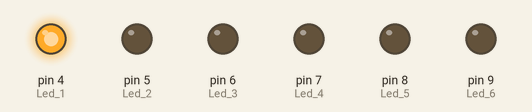
This sketch was run on a simulated Arduino Uno, built with avr-gcc and run on an emulated ATmega328P. On the bench: output pins drawn as LEDs (lit = HIGH).

Above: at 0.1 s.
At 3.1 s:
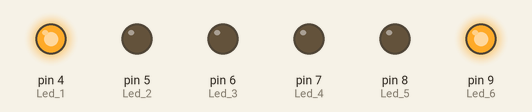
At 5.6 s:
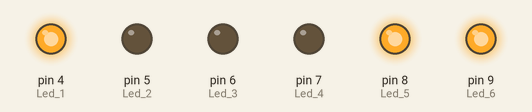
At 11.3 s:
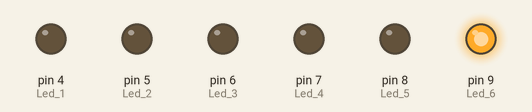
At 16.8 s:
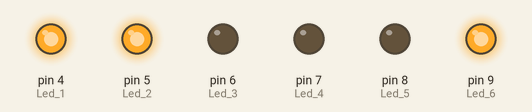
At 22.3 s:
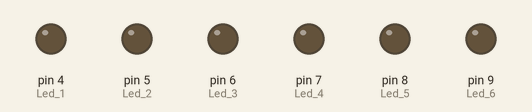
Timing chart, 0 to 23.8 s (numbered marks = the images above):
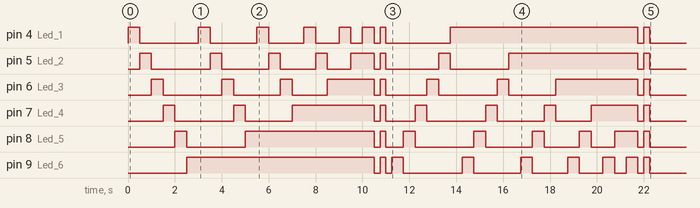

The sketch:

Asendente_y_Desendeste.ino
```cpp
bool Boton_Estado          =  false;
int Estado_dia            =  0;
int Hora                  =  0;
int Estado_Luz            =  0;

const int boton           =  2;
const int Led_1     =  4;
const int Led_2     =  5;
const int Led_3     =  6;
const int Led_4     =  7;
const int Led_5     =  8;
const int Led_6     =  9;

void setup() {
  // put your setup code here, to run once:
  pinMode(Led_1, OUTPUT);
  pinMode(Led_2, OUTPUT);
  pinMode(Led_3, OUTPUT);
  pinMode(Led_4, OUTPUT);
  pinMode(Led_5, OUTPUT);
  pinMode(Led_6, OUTPUT);
  pinMode(boton, INPUT);
}

void loop() {
  // put your main code here, to run repeatedly:
  if (Hora==0){
    digitalWrite(Led_1, HIGH);
    delay(500);
    digitalWrite(Led_1, LOW);
    digitalWrite(Led_2, HIGH);
    delay(500);
    digitalWrite(Led_2, LOW);
    digitalWrite(Led_3, HIGH);
    delay(500);
    digitalWrite(Led_3, LOW);
    digitalWrite(Led_4, HIGH);
    delay(500);
    digitalWrite(Led_4, LOW);
    digitalWrite(Led_5, HIGH);
    delay(500);
    digitalWrite(Led_5, LOW);
    digitalWrite(Led_6, HIGH);
    //------------------------
    delay(500);
    digitalWrite(Led_1, HIGH);
    delay(500);
    digitalWrite(Led_1, LOW);
    digitalWrite(Led_2, HIGH);
    delay(500);
    digitalWrite(Led_2, LOW);
    digitalWrite(Led_3, HIGH);
    delay(500);
    digitalWrite(Led_3, LOW);
    digitalWrite(Led_4, HIGH);
    delay(500);
    digitalWrite(Led_4, LOW);
    digitalWrite(Led_5, HIGH);
    //-----------------------
    delay(500);
    digitalWrite(Led_1, HIGH);
    delay(500);
    digitalWrite(Led_1, LOW);
    digitalWrite(Led_2, HIGH);
    delay(500);
    digitalWrite(Led_2, LOW);
    digitalWrite(Led_3, HIGH);
    delay(500);
    digitalWrite(Led_3, LOW);
    digitalWrite(Led_4, HIGH);
    //------------------------
    delay(500);
    digitalWrite(Led_1, HIGH);
    delay(500);
    digitalWrite(Led_1, LOW);
    digitalWrite(Led_2, HIGH);
    delay(500);
    digitalWrite(Led_2, LOW);
    digitalWrite(Led_3, HIGH);
    //-----------------------
    delay(500);
    digitalWrite(Led_1, HIGH);
    delay(500);
    digitalWrite(Led_1, LOW);
    digitalWrite(Led_2, HIGH);
    //------------------------
    delay(500);
    digitalWrite(Led_1, HIGH);
    //------------------------
    delay(500);
    digitalWrite(Led_1, LOW);
    digitalWrite(Led_2, LOW);
    digitalWrite(Led_3, LOW);
    digitalWrite(Led_4, LOW);
    digitalWrite(Led_5, LOW);
    digitalWrite(Led_6, LOW);
    delay(250);
    digitalWrite(Led_1, HIGH);
    digitalWrite(Led_2, HIGH);
    digitalWrite(Led_3, HIGH);
    digitalWrite(Led_4, HIGH);
    digitalWrite(Led_5, HIGH);
    digitalWrite(Led_6, HIGH);
    delay(250);
    digitalWrite(Led_1, LOW);
    digitalWrite(Led_2, LOW);
    digitalWrite(Led_3, LOW);
    digitalWrite(Led_4, LOW);
    digitalWrite(Led_5, LOW);
    digitalWrite(Led_6, LOW);
    delay(250);
    digitalWrite(Led_6, HIGH);
    delay(500);
    digitalWrite(Led_6, LOW);
    digitalWrite(Led_5, HIGH);
    delay(500);
    digitalWrite(Led_5, LOW);
    digitalWrite(Led_4, HIGH);
    delay(500);
    digitalWrite(Led_4,LOW);
    digitalWrite(Led_3, HIGH);
    delay(500);
    digitalWrite(Led_3,LOW);
    digitalWrite(Led_2, HIGH);
    delay(500);
    digitalWrite(Led_2, LOW);
    digitalWrite(Led_1, HIGH);
    //--------------------------
    delay(500);
    digitalWrite(Led_6, HIGH);
    delay(500);
    digitalWrite(Led_6, LOW);
    digitalWrite(Led_5, HIGH);
    delay(500);
    digitalWrite(Led_5, LOW);
    digitalWrite(Led_4, HIGH);
    delay(500);
    digitalWrite(Led_4,LOW);
    digitalWrite(Led_3, HIGH);
    delay(500);
    digitalWrite(Led_3,LOW);
    digitalWrite(Led_2, HIGH);
    //--------------------------
    delay(500);
    digitalWrite(Led_6, HIGH);
    delay(500);
    digitalWrite(Led_6, LOW);
    digitalWrite(Led_5, HIGH);
    delay(500);
    digitalWrite(Led_5, LOW);
    digitalWrite(Led_4, HIGH);
    delay(500);
    digitalWrite(Led_4,LOW);
    digitalWrite(Led_3, HIGH);
    //--------------------------
    delay(500);
    digitalWrite(Led_6, HIGH);
    delay(500);
    digitalWrite(Led_6, LOW);
    digitalWrite(Led_5, HIGH);
    delay(500);
    digitalWrite(Led_5, LOW);
    digitalWrite(Led_4, HIGH);
    //--------------------------
    delay(500);
    digitalWrite(Led_6, HIGH);
    delay(500);
    digitalWrite(Led_6, LOW);
    digitalWrite(Led_5, HIGH);
    //--------------------------
    delay(500);
    digitalWrite(Led_6, HIGH);
    //--------------------------
    delay(500);
    digitalWrite(Led_1, LOW);
    digitalWrite(Led_2, LOW);
    digitalWrite(Led_3, LOW);
    digitalWrite(Led_4, LOW);
    digitalWrite(Led_5, LOW);
    digitalWrite(Led_6, LOW);
    delay(250);
    digitalWrite(Led_1, HIGH);
    digitalWrite(Led_2, HIGH);
    digitalWrite(Led_3, HIGH);
    digitalWrite(Led_4, HIGH);
    digitalWrite(Led_5, HIGH);
    digitalWrite(Led_6, HIGH);
    delay(250);
    digitalWrite(Led_1, LOW);
    digitalWrite(Led_2, LOW);
    digitalWrite(Led_3, LOW);
    digitalWrite(Led_4, LOW);
    digitalWrite(Led_5, LOW);
    digitalWrite(Led_6, LOW);
    delay(250);
    //-----------------------
    Hora = Hora +1;
  }

}
```

Measured:
- by itself, pin 4 (Led_1): LOW → HIGH at 0.00 s, → LOW 0.50 s later, → HIGH 2.5 s later, → LOW 0.50 s later, … (18 changes in this stretch)
- by itself, pin 5 (Led_2): LOW → HIGH at 0.50 s, → LOW 0.50 s later, → HIGH 2.5 s later, → LOW 0.50 s later, … (18 changes in this stretch)
- by itself, pin 6 (Led_3): LOW → HIGH at 1.0 s, → LOW 0.50 s later, → HIGH 2.5 s later, → LOW 0.50 s later, … (18 changes in this stretch)
- by itself, pin 7 (Led_4): LOW → HIGH at 1.5 s, → LOW 0.50 s later, → HIGH 2.5 s later, → LOW 0.50 s later, … (18 changes in this stretch)
- by itself, pin 8 (Led_5): LOW → HIGH at 2.0 s, → LOW 0.50 s later, → HIGH 2.5 s later, → LOW 5.5 s later, … (18 changes in this stretch)
- by itself, pin 9 (Led_6): LOW → HIGH at 2.5 s, → LOW 8.0 s later, → HIGH 0.25 s later, → LOW 0.25 s later, … (18 changes in this stretch)
